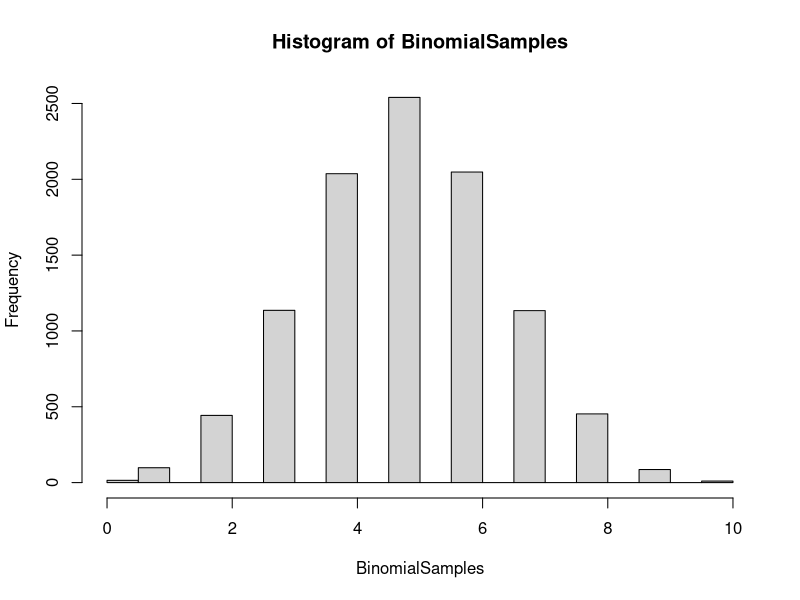
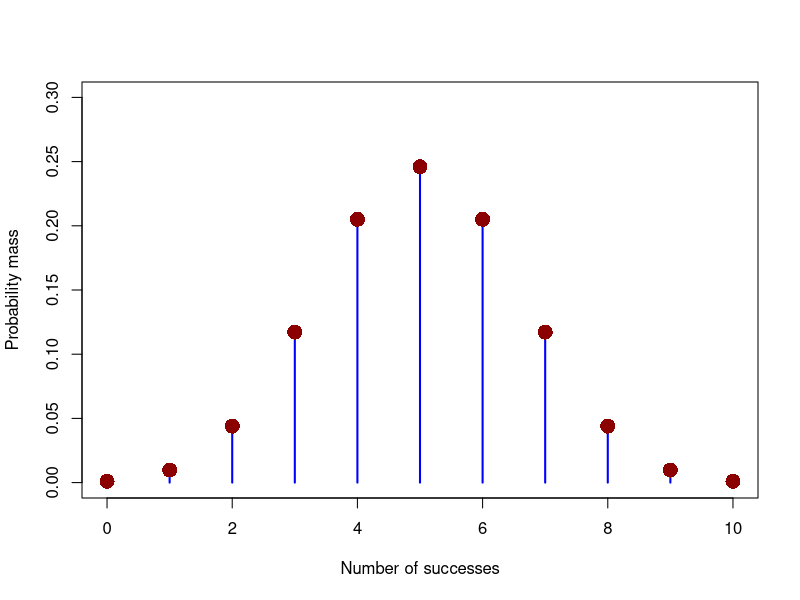
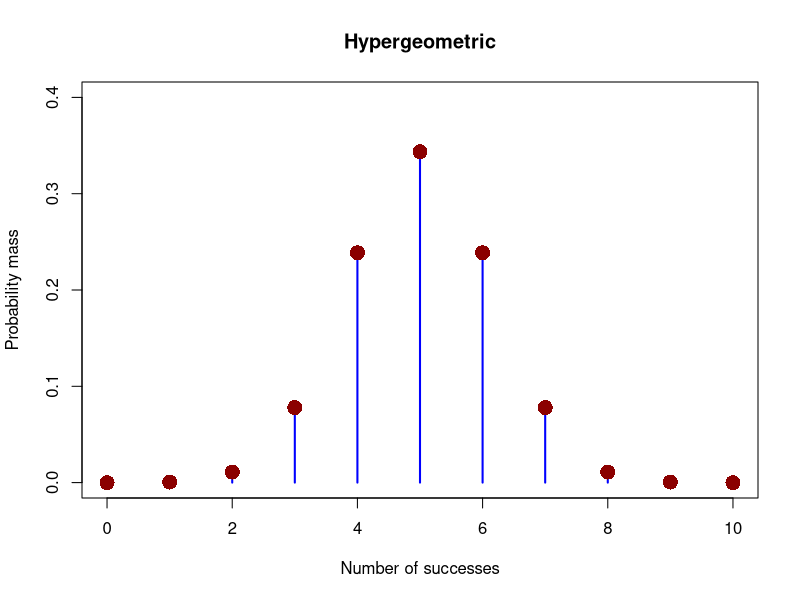

These figures' R source, in order:
set.seed(9999)
BinomialSamples <- rbinom(10000,10, 0.5)

hist(BinomialSamples, freq=TRUE)

mean(BinomialSamples)
var(BinomialSamples)

#Første 10
mean(BinomialSamples[0:10])
var(BinomialSamples[0:10])

#Første 20
mean(BinomialSamples[0:20])
var(BinomialSamples[0:20])

#Første 100
mean(BinomialSamples[0:100])
var(BinomialSamples[0:100])

#Første 1000
mean(BinomialSamples[0:1000])
var(BinomialSamples[0:1000])

 #Første 10000
mean(BinomialSamples[0:10000])
var(BinomialSamples[0:10000])

n=10
p=1/2
x=0:10
p=dbinom(x,size=n,prob=p)
plot(x,p,type="h",xlim=c(0,10),ylim=c(0,0.3),lwd=2,col="blue",
     ylab="Probability mass",xlab="Number of successes")
points(x,p,pch=16,cex=2,col="dark red")

#Hypergeometrisk
m <- 10
n <- 10
k <- 10
HypergeometricSamples <- rhyper(10000,m,n,k)

mean(HypergeometricSamples)
var(HypergeometricSamples)

x <- 0:m
p=dhyper(x,m,n,k,log=FALSE)
plot(x,p,type="h",xlim=c(0,10),ylim=c(0,0.4),lwd=2,col="blue",
     ylab="Probability mass",xlab="Number of successes", main="Hypergeometric")
points(x,p,pch=16,cex=2,col="dark red")

